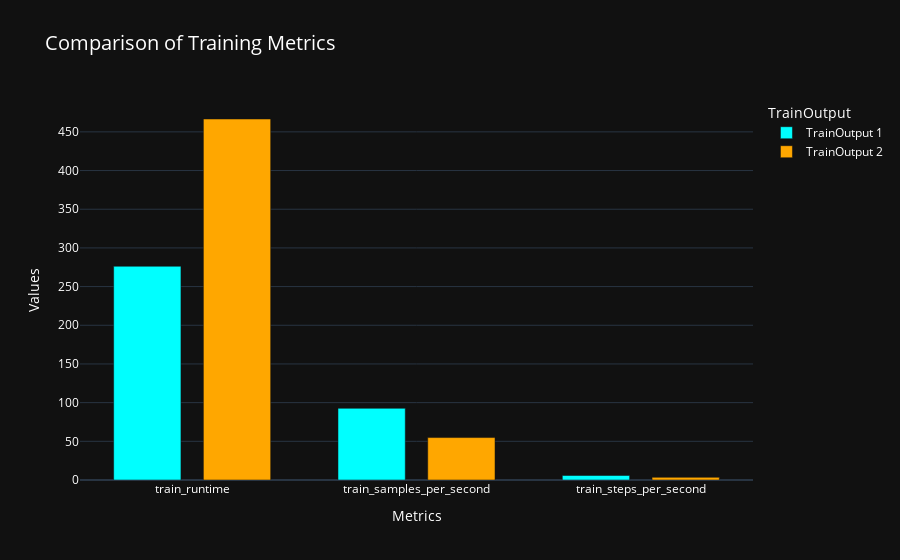

Notebook code for this chart:
### Code cell
import plotly.graph_objects as go

# Data from TrainOutput
metrics_1 = {
    'train_runtime': 276.2657,
    'train_samples_per_second': 92.628,
    'train_steps_per_second': 5.799,
}
metrics_2 = {
    'train_runtime': 466.631,
    'train_samples_per_second': 54.84,
    'train_steps_per_second': 3.433,
}

# Labels for the metrics
labels = list(metrics_1.keys())

# Values for each TrainOutput
values_1 = list(metrics_1.values())
values_2 = list(metrics_2.values())

# Create a bar chart
fig = go.Figure()

# TrainOutput 1 Bar
fig.add_trace(go.Bar(
    x=labels,
    y=values_1,
    name='TrainOutput 1',
    marker_color='#00FFFF',width=0.3  # Neon blue
))

# TrainOutput 2 Bar
fig.add_trace(go.Bar(
    x=labels,
    y=values_2,
    name='TrainOutput 2',
    marker_color='#FFA700',width=0.3  # Orange
))

# Update layout for better visualization
fig.update_layout(
    title='Comparison of Training Metrics',
    xaxis_title='Metrics',
    yaxis_title='Values',
    barmode='group',
    template='plotly_dark',  # Black background
    legend_title='TrainOutput',
    font=dict(color='white'),  # White font for readability
    title_font=dict(size=20, color='white')  # Title styling
)

# Show the plot
fig.show()

### Figure 1 — Plotly figure (JSON) as saved in the notebook; plotly's stock layout.template omitted (floating-point values rounded to 4 significant figures)
{"data": [{"marker": {"color": "#00FFFF"}, "name": "TrainOutput 1", "type": "bar", "width": 0.3, "x": ["train_runtime", "train_samples_per_second", "train_steps_per_second"], "y": [276.3, 92.63, 5.799]}, {"marker": {"color": "#FFA700"}, "name": "TrainOutput 2", "type": "bar", "width": 0.3, "x": ["train_runtime", "train_samples_per_second", "train_steps_per_second"], "y": [466.6, 54.84, 3.433]}], "layout": {"barmode": "group", "font": {"color": "white"}, "legend": {"title": {"text": "TrainOutput"}}, "title": {"font": {"color": "white", "size": 20}, "text": "Comparison of Training Metrics"}, "xaxis": {"title": {"text": "Metrics"}}, "yaxis": {"title": {"text": "Values"}}}}
